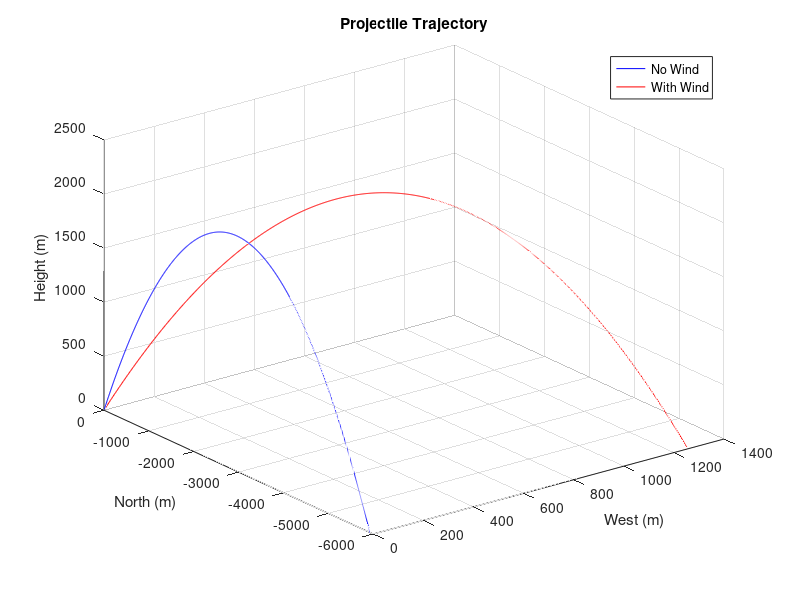

MATLAB code for this plot:
% projectile

v0 = 250; theta = 65; t_wind = 30; g = 9.81;
t_flight = 2*v0*sin(theta)/g;     % time of flight without wind
t = linspace(0, t_flight , 1000); % time vector

z = v0 * sin(theta) * t - 0.5 * g * t.^2; % Height
y = v0 * cos(theta) * t;                  % Distance north
x = t_wind * t;                           % Distance west cuz wind

plot3(0*t, y, z, 'b', x, y, z, 'r');   % No wind (x = 0)  % With wind

% or,
% plot3(0*t, y, z, 'b');  % no wind
% hold on;
% plot3(x, y, z, 'r');   % with wind

grid on; xlabel('West (m)'); ylabel('North (m)'); zlabel('Height (m)');
legend('No Wind', 'With Wind'); title('Projectile Trajectory');
